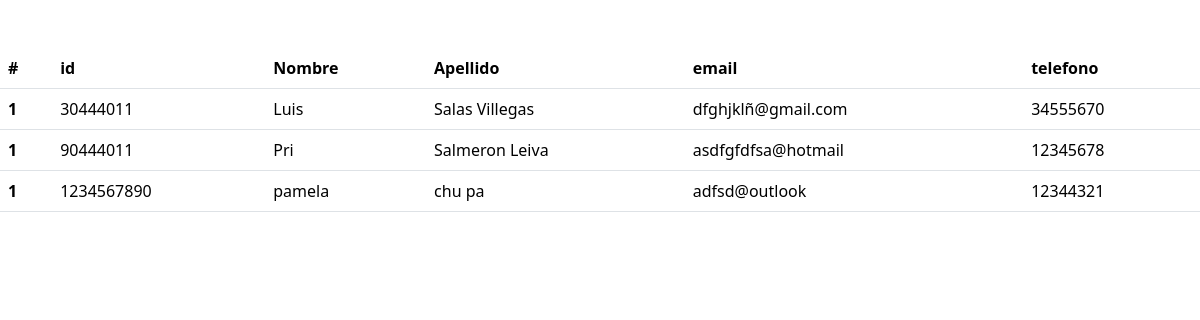
The page / on the database its author committed.
### tables this page shows
CREATE TABLE `t_personas` (
  `ID` int(10) NOT NULL,
  `nombre` varchar(50) NOT NULL,
  `apellidos` varchar(50) NOT NULL,
  `email` varchar(50) NOT NULL,
  `telefono` int(9) NOT NULL
);

### index.php (the view, shortened to what this page needs)
<?php
$conexion=mysqli_connect('localhost','root','','pruebas');
?>
<!DOCTYPE html>
<html lang="en">
<head>
    <link href="https://cdn.jsdelivr.net/npm/bootstrap@5.3.3/dist/css/bootstrap.min.css" rel="stylesheet">
</head>
<body>
<div class="row mt-5">
    <div class="col">
    <table class="table table-hover" >
        <thead>
          <tr>
          <th scope="col">#</th>
            <th scope="col">id</th>
            <th scope="col">Nombre</th>
            <th scope="col">Apellido</th>
            <th scope="col">email</th>
            <th scope="col">telefono</th>
          </tr>
        </thead>
        <?php
        $sql="SELECT * from t_personas";
        $result=mysqli_query($conexion,$sql);
        while($mostrar=mysqli_fetch_array($result)){
        ?>
        <tbody>
          <tr>
            <th scope="row">1</th>
            <td><?php echo $mostrar['ID']?></td>
            <td><?php echo $mostrar['nombre']?></td>
            <td><?php echo $mostrar['apellidos']?></td>
            <td><?php echo $mostrar['email']?></td>
            <td><?php echo $mostrar['telefono']?></td>
          </tr>
<?php
}
?>
      </table>
      </div>
      </div>
</body>
</html>

### rows shown on the page
t_personas: ID "30444011", nombre "Luis", apellidos "Salas Villegas", email "dfghjklñ@gmail.com", telefono "34555670"
t_personas: ID "90444011", nombre "Pri", apellidos "Salmeron Leiva", email "asdfgfdfsa@hotmail", telefono "12345678"
t_personas: ID "1234567890", nombre "pamela", apellidos "chu pa", email "adfsd@outlook", telefono "12344321"
